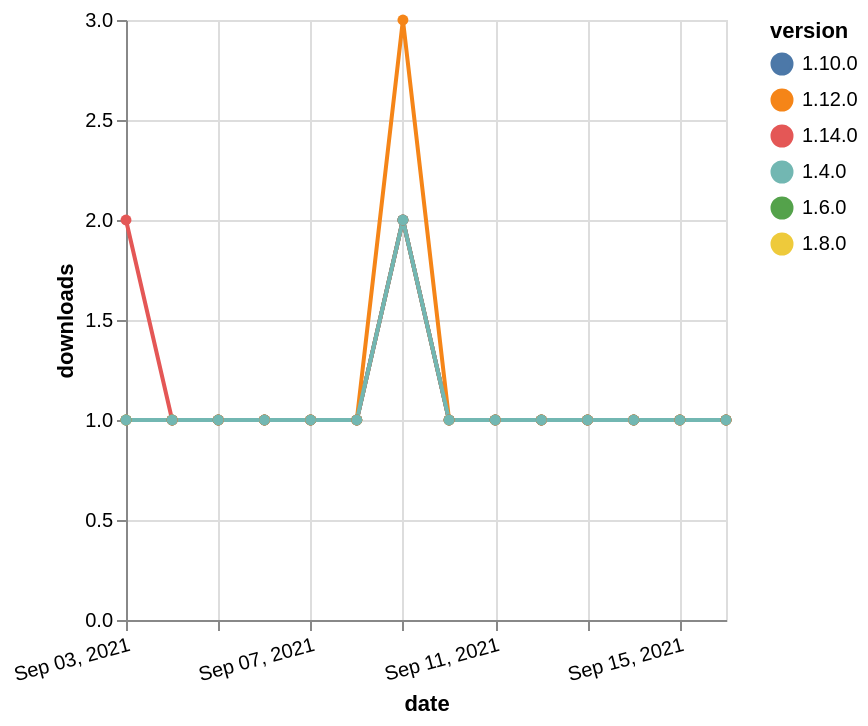

Here is the Vega-Lite specification saved for this chart:
### Vega-Lite specification from a JSON file in a GitHub repository (floating-point values rounded to 4 significant figures)
{"$schema": "https://vega.github.io/schema/vega-lite/v5.json", "description": "A simple bar chart with embedded data.", "data": {"values": [{"date": "2021-09-03", "total": 173, "delta": 1, "version": "1.6.0"}, {"date": "2021-09-04", "total": 174, "delta": 1, "version": "1.6.0"}, {"date": "2021-09-05", "total": 175, "delta": 1, "version": "1.6.0"}, {"date": "2021-09-06", "total": 176, "delta": 1, "version": "1.6.0"}, {"date": "2021-09-07", "total": 177, "delta": 1, "version": "1.6.0"}, {"date": "2021-09-08", "total": 178, "delta": 1, "version": "1.6.0"}, {"date": "2021-09-09", "total": 180, "delta": 2, "version": "1.6.0"}, {"date": "2021-09-10", "total": 181, "delta": 1, "version": "1.6.0"}, {"date": "2021-09-11", "total": 182, "delta": 1, "version": "1.6.0"}, {"date": "2021-09-12", "total": 183, "delta": 1, "version": "1.6.0"}, {"date": "2021-09-13", "total": 184, "delta": 1, "version": "1.6.0"}, {"date": "2021-09-14", "total": 185, "delta": 1, "version": "1.6.0"}, {"date": "2021-09-15", "total": 186, "delta": 1, "version": "1.6.0"}, {"date": "2021-09-16", "total": 187, "delta": 1, "version": "1.6.0"}, {"date": "2021-09-03", "total": 166, "delta": 1, "version": "1.8.0"}, {"date": "2021-09-04", "total": 167, "delta": 1, "version": "1.8.0"}, {"date": "2021-09-05", "total": 168, "delta": 1, "version": "1.8.0"}, {"date": "2021-09-06", "total": 169, "delta": 1, "version": "1.8.0"}, {"date": "2021-09-07", "total": 170, "delta": 1, "version": "1.8.0"}, {"date": "2021-09-08", "total": 171, "delta": 1, "version": "1.8.0"}, {"date": "2021-09-09", "total": 173, "delta": 2, "version": "1.8.0"}, {"date": "2021-09-10", "total": 174, "delta": 1, "version": "1.8.0"}, {"date": "2021-09-11", "total": 175, "delta": 1, "version": "1.8.0"}, {"date": "2021-09-12", "total": 176, "delta": 1, "version": "1.8.0"}, {"date": "2021-09-13", "total": 177, "delta": 1, "version": "1.8.0"}, {"date": "2021-09-14", "total": 178, "delta": 1, "version": "1.8.0"}, {"date": "2021-09-15", "total": 179, "delta": 1, "version": "1.8.0"}, {"date": "2021-09-16", "total": 180, "delta": 1, "version": "1.8.0"}, {"date": "2021-09-03", "total": 149, "delta": 1, "version": "1.10.0"}, {"date": "2021-09-04", "total": 150, "delta": 1, "version": "1.10.0"}, {"date": "2021-09-05", "total": 151, "delta": 1, "version": "1.10.0"}, {"date": "2021-09-06", "total": 152, "delta": 1, "version": "1.10.0"}, {"date": "2021-09-07", "total": 153, "delta": 1, "version": "1.10.0"}, {"date": "2021-09-08", "total": 154, "delta": 1, "version": "1.10.0"}, {"date": "2021-09-09", "total": 156, "delta": 2, "version": "1.10.0"}, {"date": "2021-09-10", "total": 157, "delta": 1, "version": "1.10.0"}, {"date": "2021-09-11", "total": 158, "delta": 1, "version": "1.10.0"}, {"date": "2021-09-12", "total": 159, "delta": 1, "version": "1.10.0"}, {"date": "2021-09-13", "total": 160, "delta": 1, "version": "1.10.0"}, {"date": "2021-09-14", "total": 161, "delta": 1, "version": "1.10.0"}, {"date": "2021-09-15", "total": 162, "delta": 1, "version": "1.10.0"}, {"date": "2021-09-16", "total": 163, "delta": 1, "version": "1.10.0"}, {"date": "2021-09-03", "total": 118, "delta": 2, "version": "1.14.0"}, {"date": "2021-09-04", "total": 119, "delta": 1, "version": "1.14.0"}, {"date": "2021-09-05", "total": 120, "delta": 1, "version": "1.14.0"}, {"date": "2021-09-06", "total": 121, "delta": 1, "version": "1.14.0"}, {"date": "2021-09-07", "total": 122, "delta": 1, "version": "1.14.0"}, {"date": "2021-09-08", "total": 123, "delta": 1, "version": "1.14.0"}, {"date": "2021-09-09", "total": 125, "delta": 2, "version": "1.14.0"}, {"date": "2021-09-10", "total": 126, "delta": 1, "version": "1.14.0"}, {"date": "2021-09-11", "total": 127, "delta": 1, "version": "1.14.0"}, {"date": "2021-09-12", "total": 128, "delta": 1, "version": "1.14.0"}, {"date": "2021-09-13", "total": 129, "delta": 1, "version": "1.14.0"}, {"date": "2021-09-14", "total": 130, "delta": 1, "version": "1.14.0"}, {"date": "2021-09-15", "total": 131, "delta": 1, "version": "1.14.0"}, {"date": "2021-09-16", "total": 132, "delta": 1, "version": "1.14.0"}, {"date": "2021-09-03", "total": 160, "delta": 1, "version": "1.12.0"}, {"date": "2021-09-04", "total": 161, "delta": 1, "version": "1.12.0"}, {"date": "2021-09-05", "total": 162, "delta": 1, "version": "1.12.0"}, {"date": "2021-09-06", "total": 163, "delta": 1, "version": "1.12.0"}, {"date": "2021-09-07", "total": 164, "delta": 1, "version": "1.12.0"}, {"date": "2021-09-08", "total": 165, "delta": 1, "version": "1.12.0"}, {"date": "2021-09-09", "total": 168, "delta": 3, "version": "1.12.0"}, {"date": "2021-09-10", "total": 169, "delta": 1, "version": "1.12.0"}, {"date": "2021-09-11", "total": 170, "delta": 1, "version": "1.12.0"}, {"date": "2021-09-12", "total": 171, "delta": 1, "version": "1.12.0"}, {"date": "2021-09-13", "total": 172, "delta": 1, "version": "1.12.0"}, {"date": "2021-09-14", "total": 173, "delta": 1, "version": "1.12.0"}, {"date": "2021-09-15", "total": 174, "delta": 1, "version": "1.12.0"}, {"date": "2021-09-16", "total": 175, "delta": 1, "version": "1.12.0"}, {"date": "2021-09-03", "total": 203, "delta": 1, "version": "1.4.0"}, {"date": "2021-09-04", "total": 204, "delta": 1, "version": "1.4.0"}, {"date": "2021-09-05", "total": 205, "delta": 1, "version": "1.4.0"}, {"date": "2021-09-06", "total": 206, "delta": 1, "version": "1.4.0"}, {"date": "2021-09-07", "total": 207, "delta": 1, "version": "1.4.0"}, {"date": "2021-09-08", "total": 208, "delta": 1, "version": "1.4.0"}, {"date": "2021-09-09", "total": 210, "delta": 2, "version": "1.4.0"}, {"date": "2021-09-10", "total": 211, "delta": 1, "version": "1.4.0"}, {"date": "2021-09-11", "total": 212, "delta": 1, "version": "1.4.0"}, {"date": "2021-09-12", "total": 213, "delta": 1, "version": "1.4.0"}, {"date": "2021-09-13", "total": 214, "delta": 1, "version": "1.4.0"}, {"date": "2021-09-14", "total": 215, "delta": 1, "version": "1.4.0"}, {"date": "2021-09-15", "total": 216, "delta": 1, "version": "1.4.0"}, {"date": "2021-09-16", "total": 217, "delta": 1, "version": "1.4.0"}]}, "width": "container", "mark": {"type": "line", "point": {"filled": true}}, "encoding": {"x": {"field": "date", "type": "temporal", "timeUnit": "yearmonthdate", "title": "date", "axis": {"labelAngle": -15}}, "y": {"field": "delta", "type": "quantitative", "title": "downloads"}, "color": {"field": "version", "type": "nominal"}, "tooltip": {"field": "delta"}}}
